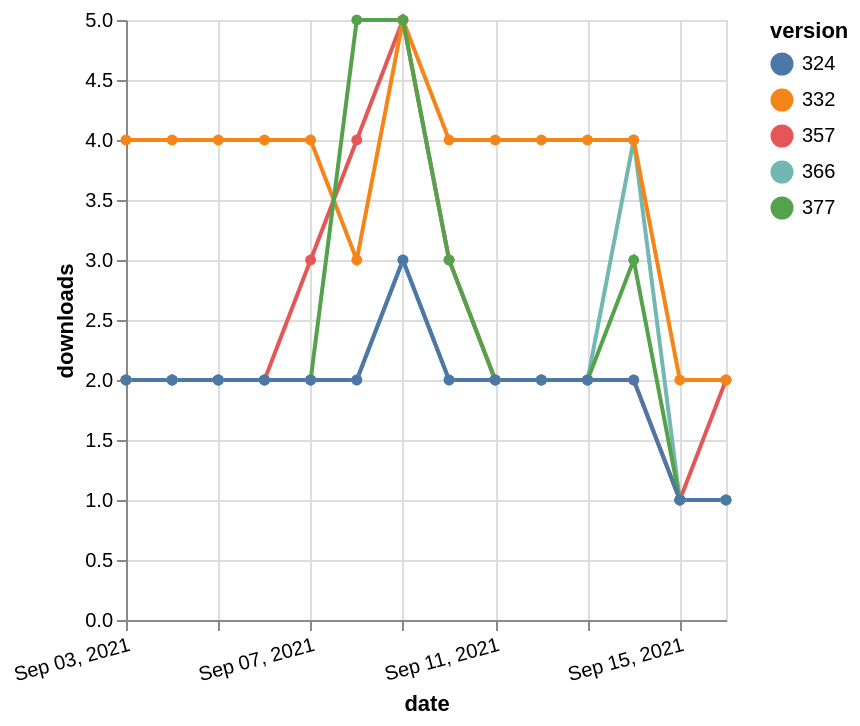

Vega-Lite specification for this chart:
### Vega-Lite specification from a JSON file in a GitHub repository (floating-point values rounded to 4 significant figures)
{"$schema": "https://vega.github.io/schema/vega-lite/v5.json", "description": "A simple bar chart with embedded data.", "data": {"values": [{"date": "2021-09-03", "total": 2382, "delta": 2, "version": "366"}, {"date": "2021-09-04", "total": 2384, "delta": 2, "version": "366"}, {"date": "2021-09-05", "total": 2386, "delta": 2, "version": "366"}, {"date": "2021-09-06", "total": 2388, "delta": 2, "version": "366"}, {"date": "2021-09-07", "total": 2390, "delta": 2, "version": "366"}, {"date": "2021-09-08", "total": 2392, "delta": 2, "version": "366"}, {"date": "2021-09-09", "total": 2395, "delta": 3, "version": "366"}, {"date": "2021-09-10", "total": 2397, "delta": 2, "version": "366"}, {"date": "2021-09-11", "total": 2399, "delta": 2, "version": "366"}, {"date": "2021-09-12", "total": 2401, "delta": 2, "version": "366"}, {"date": "2021-09-13", "total": 2403, "delta": 2, "version": "366"}, {"date": "2021-09-14", "total": 2407, "delta": 4, "version": "366"}, {"date": "2021-09-15", "total": 2408, "delta": 1, "version": "366"}, {"date": "2021-09-16", "total": 2409, "delta": 1, "version": "366"}, {"date": "2021-09-03", "total": 3026, "delta": 2, "version": "357"}, {"date": "2021-09-04", "total": 3028, "delta": 2, "version": "357"}, {"date": "2021-09-05", "total": 3030, "delta": 2, "version": "357"}, {"date": "2021-09-06", "total": 3032, "delta": 2, "version": "357"}, {"date": "2021-09-07", "total": 3035, "delta": 3, "version": "357"}, {"date": "2021-09-08", "total": 3039, "delta": 4, "version": "357"}, {"date": "2021-09-09", "total": 3044, "delta": 5, "version": "357"}, {"date": "2021-09-10", "total": 3047, "delta": 3, "version": "357"}, {"date": "2021-09-11", "total": 3049, "delta": 2, "version": "357"}, {"date": "2021-09-12", "total": 3051, "delta": 2, "version": "357"}, {"date": "2021-09-13", "total": 3053, "delta": 2, "version": "357"}, {"date": "2021-09-14", "total": 3055, "delta": 2, "version": "357"}, {"date": "2021-09-15", "total": 3056, "delta": 1, "version": "357"}, {"date": "2021-09-16", "total": 3058, "delta": 2, "version": "357"}, {"date": "2021-09-03", "total": 4936, "delta": 4, "version": "332"}, {"date": "2021-09-04", "total": 4940, "delta": 4, "version": "332"}, {"date": "2021-09-05", "total": 4944, "delta": 4, "version": "332"}, {"date": "2021-09-06", "total": 4948, "delta": 4, "version": "332"}, {"date": "2021-09-07", "total": 4952, "delta": 4, "version": "332"}, {"date": "2021-09-08", "total": 4955, "delta": 3, "version": "332"}, {"date": "2021-09-09", "total": 4960, "delta": 5, "version": "332"}, {"date": "2021-09-10", "total": 4964, "delta": 4, "version": "332"}, {"date": "2021-09-11", "total": 4968, "delta": 4, "version": "332"}, {"date": "2021-09-12", "total": 4972, "delta": 4, "version": "332"}, {"date": "2021-09-13", "total": 4976, "delta": 4, "version": "332"}, {"date": "2021-09-14", "total": 4980, "delta": 4, "version": "332"}, {"date": "2021-09-15", "total": 4982, "delta": 2, "version": "332"}, {"date": "2021-09-16", "total": 4984, "delta": 2, "version": "332"}, {"date": "2021-09-03", "total": 2245, "delta": 2, "version": "377"}, {"date": "2021-09-04", "total": 2247, "delta": 2, "version": "377"}, {"date": "2021-09-05", "total": 2249, "delta": 2, "version": "377"}, {"date": "2021-09-06", "total": 2251, "delta": 2, "version": "377"}, {"date": "2021-09-07", "total": 2253, "delta": 2, "version": "377"}, {"date": "2021-09-08", "total": 2258, "delta": 5, "version": "377"}, {"date": "2021-09-09", "total": 2263, "delta": 5, "version": "377"}, {"date": "2021-09-10", "total": 2266, "delta": 3, "version": "377"}, {"date": "2021-09-11", "total": 2268, "delta": 2, "version": "377"}, {"date": "2021-09-12", "total": 2270, "delta": 2, "version": "377"}, {"date": "2021-09-13", "total": 2272, "delta": 2, "version": "377"}, {"date": "2021-09-14", "total": 2275, "delta": 3, "version": "377"}, {"date": "2021-09-15", "total": 2276, "delta": 1, "version": "377"}, {"date": "2021-09-16", "total": 2277, "delta": 1, "version": "377"}, {"date": "2021-09-03", "total": 2618, "delta": 2, "version": "324"}, {"date": "2021-09-04", "total": 2620, "delta": 2, "version": "324"}, {"date": "2021-09-05", "total": 2622, "delta": 2, "version": "324"}, {"date": "2021-09-06", "total": 2624, "delta": 2, "version": "324"}, {"date": "2021-09-07", "total": 2626, "delta": 2, "version": "324"}, {"date": "2021-09-08", "total": 2628, "delta": 2, "version": "324"}, {"date": "2021-09-09", "total": 2631, "delta": 3, "version": "324"}, {"date": "2021-09-10", "total": 2633, "delta": 2, "version": "324"}, {"date": "2021-09-11", "total": 2635, "delta": 2, "version": "324"}, {"date": "2021-09-12", "total": 2637, "delta": 2, "version": "324"}, {"date": "2021-09-13", "total": 2639, "delta": 2, "version": "324"}, {"date": "2021-09-14", "total": 2641, "delta": 2, "version": "324"}, {"date": "2021-09-15", "total": 2642, "delta": 1, "version": "324"}, {"date": "2021-09-16", "total": 2643, "delta": 1, "version": "324"}]}, "width": "container", "mark": {"type": "line", "point": {"filled": true}}, "encoding": {"x": {"field": "date", "type": "temporal", "timeUnit": "yearmonthdate", "title": "date", "axis": {"labelAngle": -15}}, "y": {"field": "delta", "type": "quantitative", "title": "downloads"}, "color": {"field": "version", "type": "nominal"}, "tooltip": {"field": "delta"}}}
